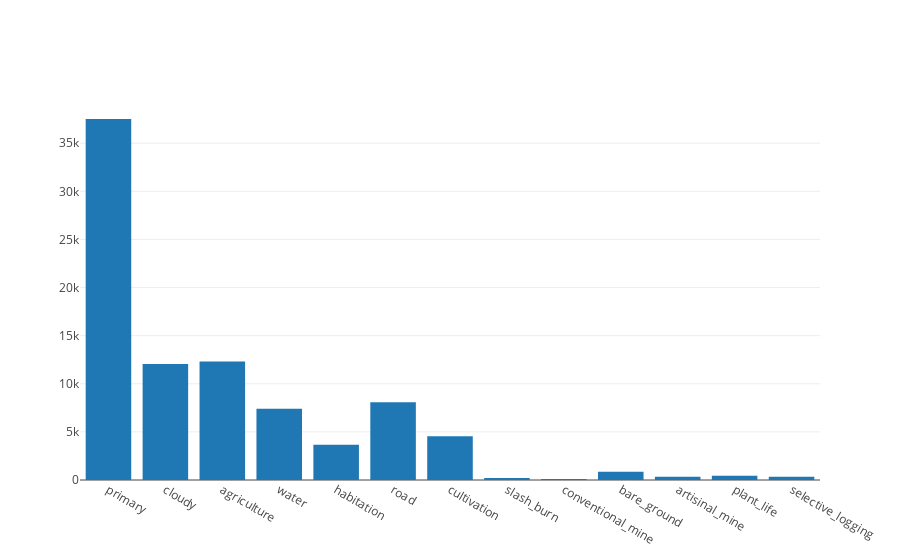

Write notebook code for a chart like this one.
### Code cell
'''Conduct Data Reduction and Preprocessing Using ChiSquared'''

procTags = list() #list to store data after preprocessing

for tag in origData.tags:
    tmp = tag.split(' ')
    tmp = list(tmp)
    #print(tmp)
    while clear in tmp : tmp.remove(clear) #removes 'clear' atribute
    #Cluster attributes
    for item in tmp:
        if item in cloud_cover: # cluster cloud attributes
            tmp.remove(item)
            tmp.append('cloudy')
            #print(tmp)
        if item in plantLife: # cluster plant-life attributes
            tmp.remove(item)
            tmp.append('plant_life')
            #print(tmp)
    newTags = " ".join(tmp)
    procTags.append(newTags)

        
# Reconstruct meta-data with new processed tags
image_name = pd.Series(origData.image_name)

#Create new DataFrame and add preprocessed data
processedData = pd.DataFrame(columns =['image_name','tags'])
processedData['image_name'] = image_name.values
processedData['tags']=procTags
file = 'procTrain_v2.csv'
file = open(file, 'w')
processedData.to_csv(file, header=True, index =False)
file.close()

# Print out meta-data file head
print('            *Data After Preprocessing (ChiSquare)*\n')
print(processedData.head(14))



#------------------------------------------------------------------
''' Clean Reduced Data to Ensure Believability '''
procTags = list()
processedData = pd.read_csv('procTrain_v2.csv')
tagz = processedData['tags'].apply(lambda x: x.split(' '))
for tag in tagz:
    for x in tag:
        if x == 'partly_cloudy':
            tag.remove(x)
            tag.append('cloudy')
            #print(tag)
        if x == 'haze':
            tag.remove(x)
            tag.append('cloudy')
            #print(tag)
        if x == 'blooming':
            tag.remove(x)
            tag.append('plant_life')
            #print(tag)
        if x == 'blow_down':
            tag.remove(x)
            tag.append('plant_life')
            #print(tag)
    newTags = " ".join(tag)
    procTags.append(newTags)
            
# Reconstruct meta-data with new processed tags
image_name = pd.Series(processedData.image_name)

#Create new DataFrame and add preprocessed data
processedData = pd.DataFrame(columns =['image_name','tags'])
processedData['image_name'] = image_name.values
processedData['tags']=procTags
file = 'procTrain_v2.csv'
file = open(file, 'w')
processedData.to_csv(file, header=True, index =False)
file.close()


''' Visualize Processed Data With Tags '''
processedData = pd.read_csv('procTrain_v2.csv')
tagz = processedData['tags'].apply(lambda x: x.split(' '))
counts = defaultdict(int)
for tag in tagz:
    for x in tag:
        counts[x] += 1

data=[go.Bar(x=list(counts.keys()), y=list(counts.values()))]
layout=dict(height=800, width=800, title='Distribution of training labels')
fig=dict(data=data, layout=layout)
graph = py.iplot(data, filename='train-label-dist');
plt.show(graph)

ax = plt.subplots(figsize=(30, 30))
img = cv2.imread('plot_images/procTags.jpg')
img =cv2.cvtColor(img, cv2.COLOR_BGR2RGB)
plt.axis('off')
plt.imshow(img)

### Figure 1 — Plotly figure (JSON) as saved in the notebook; plotly's stock layout.template omitted (floating-point values rounded to 4 significant figures)
{"data": [{"type": "bar", "uid": "73efcaa6-c4d9-11e8-bc8a-80c5f260ae90", "x": ["primary", "cloudy", "agriculture", "water", "habitation", "road", "cultivation", "slash_burn", "conventional_mine", "bare_ground", "artisinal_mine", "plant_life", "selective_logging"], "y": [37513, 12047, 12315, 7411, 3660, 8071, 4547, 209, 100, 862, 339, 433, 340]}], "layout": {}}
